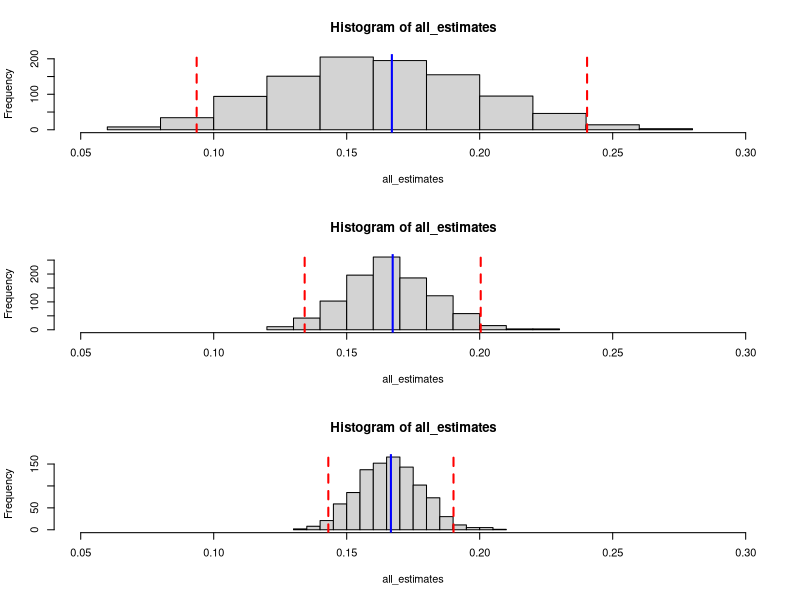

Recreate this plot in R.
rollDie <- function() {
  die <- sample(1:6, 1)
  return(die)
}

oneEstimate <- function(num_rolls = 10000) {
  # this function returns the estimate of a sum of 7
  # when rolling two fair dice
  count <- 0
  for (i in 1:num_rolls) {
    if (rollDie() + rollDie() == 7) {
      count <- count + 1
    }
  }
  return(count / num_rolls)
}

getEstimates <- function(num_estimates = 1000, num_rolls = 100)
{
  # this function creates a vector of size num_estimates and fills
  # that vector with estimates of rolling a sum of seven using
  # num_rolls rolls per computed estimate
  estimates <- rep(0, num_estimates)
  for (i in 1:num_estimates) {
    estimates[i] <- oneEstimate(num_rolls)
  }
  return(estimates)
}

oneHistogram <- function(num_rolls = 1000)
{
  all_estimates <- getEstimates(1000, num_rolls)
  hist(all_estimates, xlim = c(0.05, 0.3))
  m <- mean(all_estimates)
  abline(v = m, col = "blue", lwd = 2)
  s <- sd(all_estimates)
  abline(v = c(m - 2*s, m + 2*s), col = "red", lwd = 2, lty = "dashed") 
}


#par(mfrow = c(1,3)) # display 1 row, 3 columns
par(mfrow = c(3,1)) # display 3 rows, 1 column

oneHistogram(100)
oneHistogram(500)
oneHistogram(1000)

